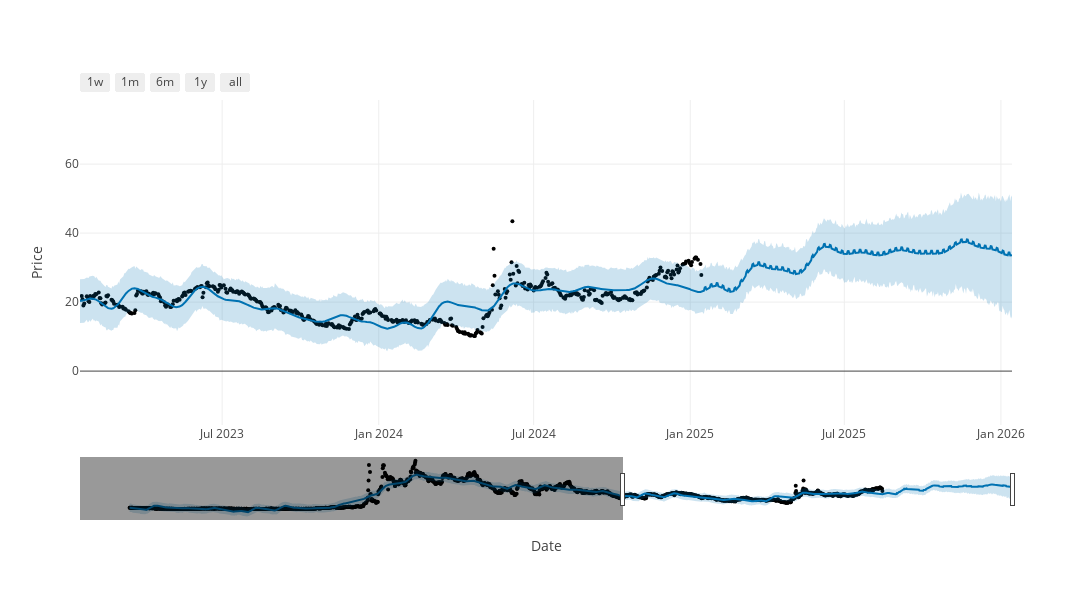

Here is the notebook cell this chart was saved with:
### Code cell
# # get interactive visual

# # Plot Forecast
fig1 = plot_plotly(m1, forecast)
# fig1.layout.update(title_text=f"Forecast for 1 Year: {ticker_name} '{selected_stock}'")
fig1.update_layout(yaxis_title='Price', 
                   xaxis_title='Date',
                   width=1500
                   )
# # Calculate default date range
end_date = forecast['ds'].max()
start_date = end_date - pd.Timedelta(days=1095)
fig1.update_xaxes(range=[start_date, end_date])
# fig1.update_layout(xaxis_rangeslider_visible=False)
fig1

### Figure 1 — Plotly figure (JSON) as saved in the notebook; plotly's stock layout.template omitted (floating-point values rounded to 4 significant figures; data arrays with more than 128 entries replaced by an {"elided": "..."} marker saying what was removed)
{"data": [{"marker": {"color": "black", "size": 4}, "mode": "markers", "name": "Actual", "type": "scatter", "x": {"elided": "1460 str values"}, "y": {"elided": "1460 float values"}}, {"hoverinfo": "skip", "line": {"width": 0}, "mode": "lines", "type": "scatter", "x": {"elided": "1825 str values"}, "y": {"elided": "1825 float values"}}, {"fill": "tonexty", "fillcolor": "rgba(0, 114, 178, 0.2)", "line": {"color": "#0072B2", "width": 2}, "mode": "lines", "name": "Predicted", "type": "scatter", "x": {"elided": "1825 str values"}, "y": {"elided": "1825 float values"}}, {"fill": "tonexty", "fillcolor": "rgba(0, 114, 178, 0.2)", "hoverinfo": "skip", "line": {"width": 0}, "mode": "lines", "type": "scatter", "x": {"elided": "1825 str values"}, "y": {"elided": "1825 float values"}}], "layout": {"height": 600, "showlegend": false, "width": 1500, "xaxis": {"range": ["2023-01-15T00:00:00", "2026-01-14T00:00:00"], "rangeselector": {"buttons": [{"count": 7, "label": "1w", "step": "day", "stepmode": "backward"}, {"count": 1, "label": "1m", "step": "month", "stepmode": "backward"}, {"count": 6, "label": "6m", "step": "month", "stepmode": "backward"}, {"count": 1, "label": "1y", "step": "year", "stepmode": "backward"}, {"step": "all"}]}, "rangeslider": {"visible": true}, "title": {"text": "Date"}, "type": "date"}, "yaxis": {"title": {"text": "Price"}}}}
